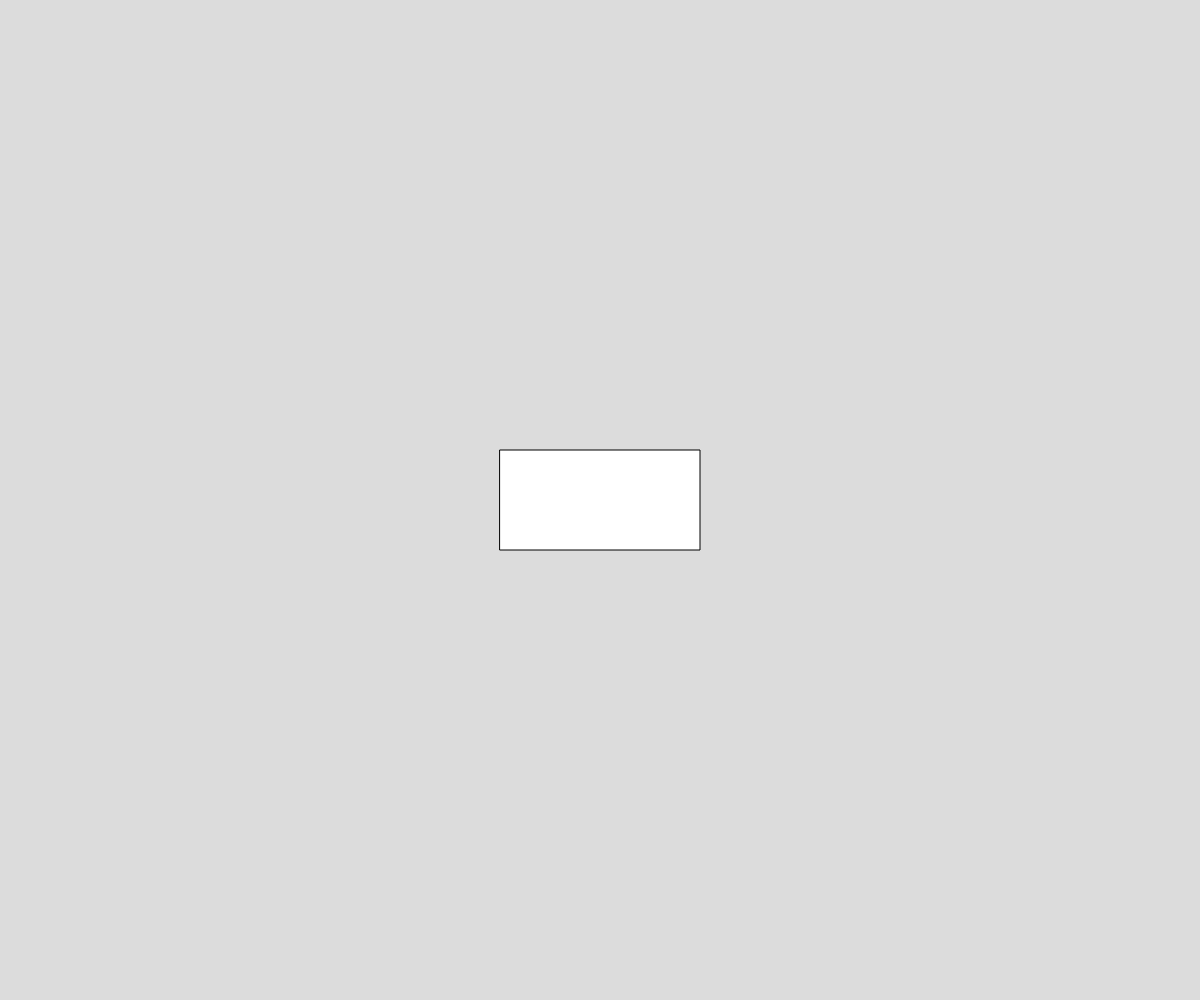
Frame 1 (no input)
Frame 60 (no input): identical to frame 1, image omitted
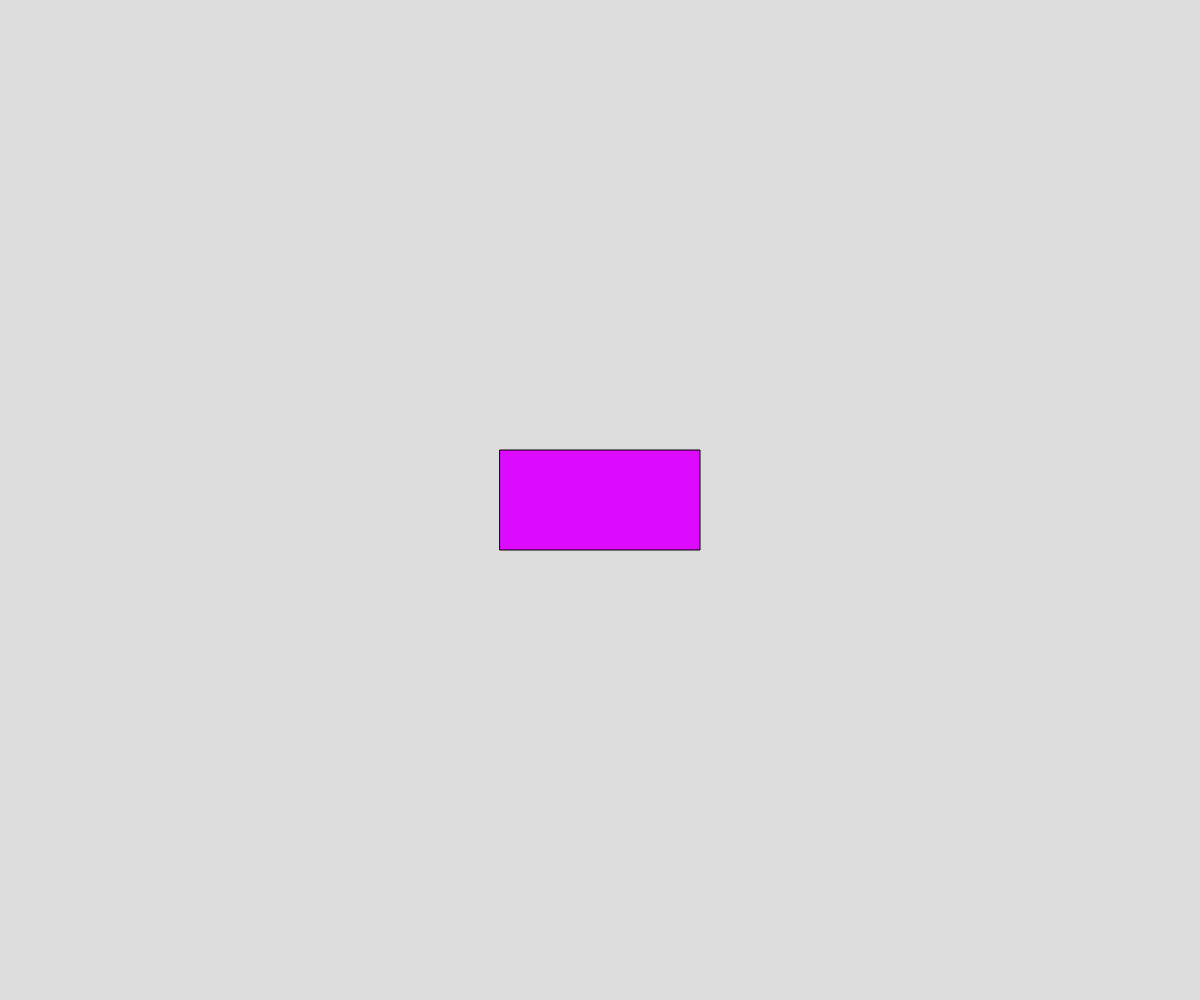
Frame 120 (the mouse pressed at the canvas centre since frame 60)

The p5.js sketch that drew these frames (run headless with seeded random() and noise() and a simulated clock; from frame 60 on, the mouse is pressed at the canvas centre):

// p5.js sketch
// ── sketch.js
// Pickupable Primatives
// Ben Schoenfeld
// May 6th, 2022
//Simple Application of mouse-moveable (pickupable) shapes

//Global Variables Declarations
let x, y, rWidth, rHeight;
let rLeft, rRight, rTop, rBottom;
let mouseOver = false; let pickedUp = false;
let xOff, yOff;

function setup() {
  createCanvas(windowWidth, windowHeight);
  rectMode(CENTER);
  x = width / 2; y = height / 2;
  rWidth = 200; rHeight = 100;
}

function draw() {
  background(220);
  drawRectangle();
  updateEdgePostitions();

  print(mouseOver + " " + pickedUp + " " + x + " " + y + " " + rLeft + " " + rRight + " " + rTop + " " + rBottom);
}

function drawRectangle() {
  //render the rectangle and also check for mouse interactions
  if (mouseX < rRight && mouseX > rLeft && mouseY > rTop && mouseY < rBottom) {
    fill(220, 10, 255);
    mouseOver = true;
  }
  else {
    fill(255);
    mouseOver = false;
  }
  if (pickedUp){
    x = mouseX - xOff;
    y = mouseY - yOff;

  }

  rect(x, y, rWidth, rHeight);

}

function updateEdgePostitions() {
  //update the left/right/top/bottom for our rectangle;
  rLeft = x - rWidth / 2;
  rRight = x + rWidth / 2;
  rTop = y - rHeight / 2;
  rBottom = y + rHeight / 2;
}

function mousePressed(){
    //triggers on initial mouseDowm
  if (mouseOver){
    pickedUp = true;
    xOff = mouseX - x;
    yOff = mouseY - y;
  }
}

function mouseReleased(){
  //triggers when a mouse pressed button is released
  pickedUp = false;
}
